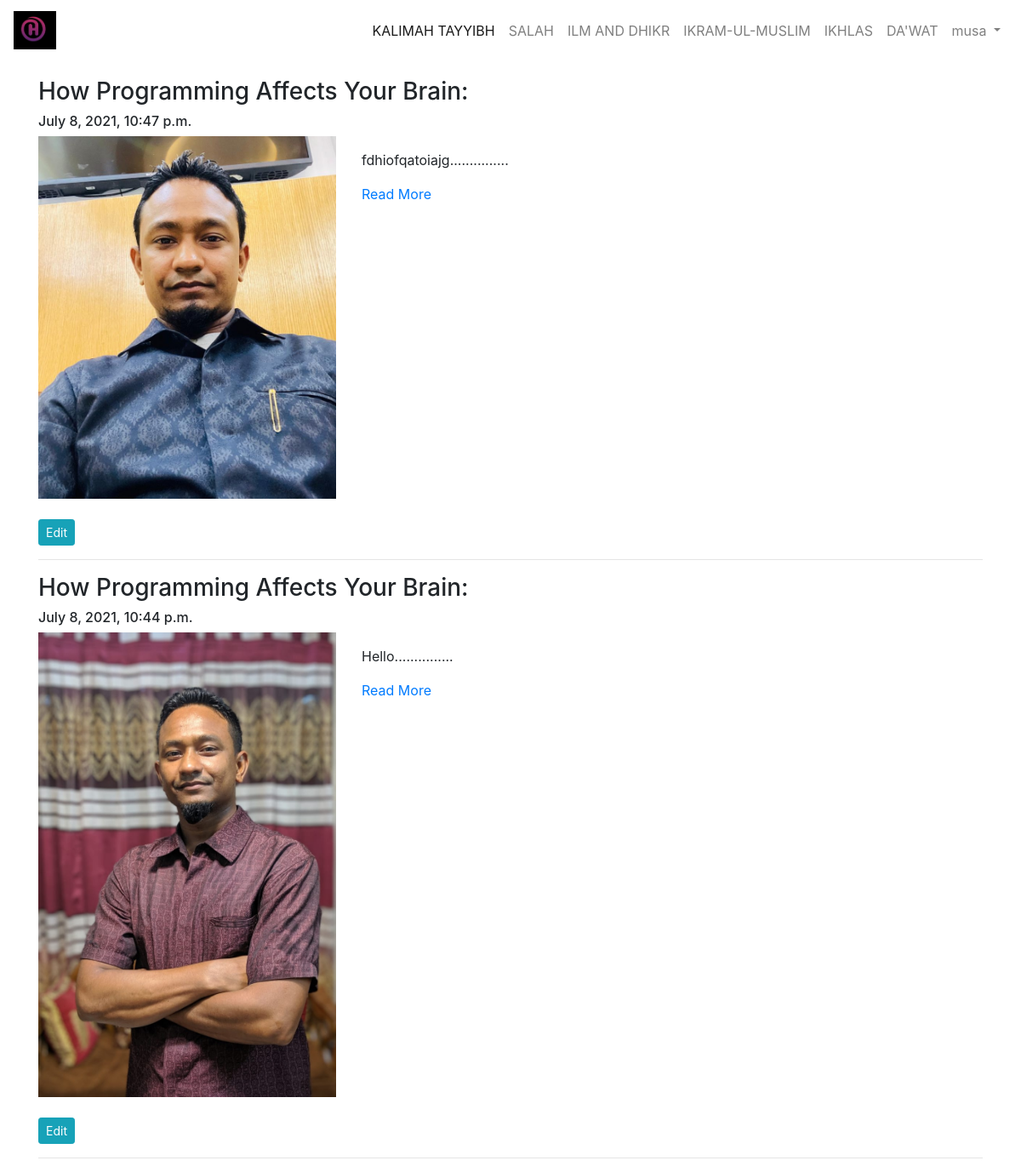
Screenshot of /blog/my-blogs/ (signed in) with the database file from the repository.
### App_Blog/models.py (models this page shows, shortened)
class Blog(models.Model):
    author = models.ForeignKey(User, on_delete=models.CASCADE, related_name='post_author')
    blog_title = models.CharField(max_length=100, verbose_name="Put a Title")
    slug = models.SlugField(max_length=100, unique=True)
    blog_content = models.TextField(verbose_name="What is on your mind?")
    blog_image = models.ImageField(upload_to= 'blog_images', verbose_name='Image')
    publish_date = models.DateTimeField(auto_now_add=True)
    update_date = models.DateTimeField(auto_now=True)
    class Meta:
        ordering = ['-publish_date',]

### App_Blog/views.py (the view)
# urls.py: path('my-blogs/', views.MyBlogs.as_view(), name='my_blogs'),
class MyBlogs(LoginRequiredMixin, TemplateView):
    template_name = 'App_Blog/my_blogs.html'

### App_Blog/templatetags/custom_filters.py (called while the page is built)
def range_filter(value):
    return value[0:500] + "..............."

### templates/App_Blog/my_blogs.html (shortened to what this page needs)
{% extends 'base.html' %}
{% load custom_filters %}
{% block body_block %}
{% for blog in user.post_author.all %}
<h3>{{blog.blog_title}}</h3>
<h6>{{blog.publish_date}}</h6>
<div class="row">
  <div class="col-sm-4">
    <img src="/media/{{blog.blog_image}}" width="100%">
  </div>
  <div class="col-sm-8">
    <p>{{blog.blog_content|range_filter|linebreaks}}</p>
    <a href="{% url 'App_Blog:blog_details' slug=blog.slug %}">Read More</a>
  </div>
</div>
<br>
<a href="{% url 'App_Blog:edit_blog' pk=blog.pk %}"><button type="submit" class="btn btn-info btn-sm">Edit</button></a>
<br>
<hr>
{% endfor %}
{% endblock %}

### templates/base.html (shortened to what this page needs)
<!doctype html>
<html lang="en">
{% load static %}
<head>
  <link rel="stylesheet" href="{% static "css/mystyle.css" %}">
  <link rel="stylesheet" href="https://maxcdn.bootstrapcdn.com/bootstrap/4.0.0/css/bootstrap.min.css">
  <link href="https://maxcdn.bootstrapcdn.com/font-awesome/4.7.0/css/font-awesome.min.css" rel="stylesheet">
</head>
<body>
  <nav class="navbar navbar-expand-lg navbar-light">
    <a class="navbar-brand" href="{% url 'index' %}"><img src="/media/logoh.jpg" width="50px"></a>
    <ul class="navbar-nav ml-auto">
      {% if user.is_authenticated %}
      <li class="nav-item">
        <a class="nav-link active" href="{% url 'App_Login:signup' %}">KALIMAH TAYYIBH</a>
      </li>
      <li class="nav-item">
        <a class="nav-link" href="{% url 'App_Login:signup' %}">SALAH</a>
      </li>
      <li class="nav-item">
        <a class="nav-link" href="{% url 'App_Login:signup' %}">ILM AND DHIKR</a>
      </li>
      <li class="nav-item">
        <a class="nav-link" href="{% url 'App_Login:signup' %}">IKRAM-UL-MUSLIM</a>
      </li>
      <li class="nav-item">
        <a class="nav-link" href="{% url 'App_Login:signup' %}">IKHLAS</a>
      </li>
      <li class="nav-item">
        <a class="nav-link" href="{% url 'App_Login:signup' %}">DA'WAT</a>
      </li>
      <div class="nav-item dropdown">
        <a class="nav-link dropdown-toggle" href="#" id="navbardrop" data-toggle="dropdown">
          {{user.username}}
        </a>
      </div>
      {% endif %}
    </ul>
  </nav>
  <div class="container" style="padding-top:20px">
    {% block body_block %}
    {% endblock %}
  </div>
</body>
</html>

### rows the page displays
Blog: blog_title "How Programming Affects Your Brain:", publish_date "July 8, 2021, 10:47 p.m.", blog_image (picture), blog_content|range_filter "fdhiofqatoiajg..............."
Blog: blog_title "How Programming Affects Your Brain:", publish_date "July 8, 2021, 10:44 p.m.", blog_image (picture), blog_content|range_filter "Hello..............."

### other values shown
{{ user.username }} "musa"
